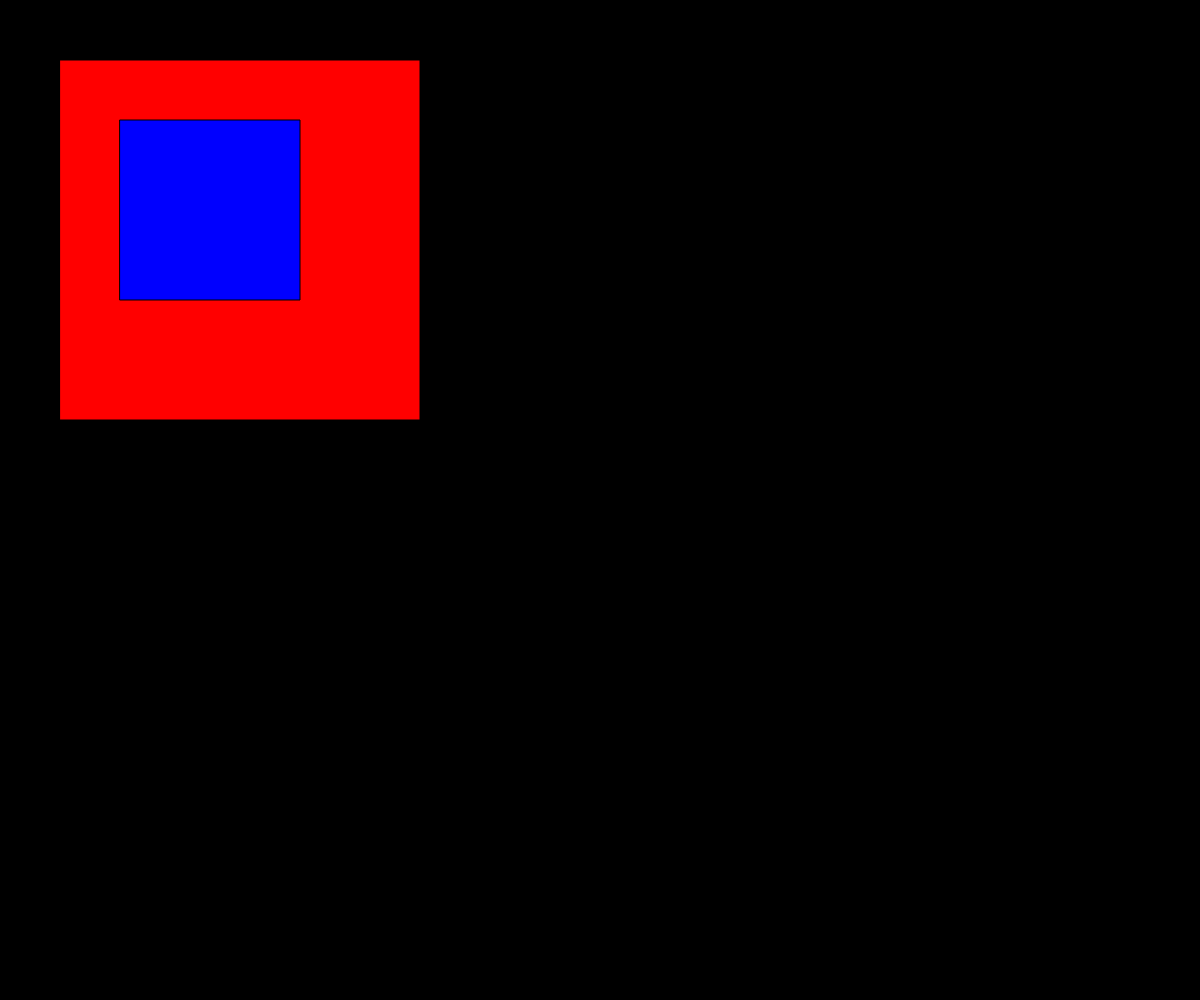
Frame 1 (no input)
Frame 60 (no input): identical to frame 1, image omitted
Frame 120 (the mouse pressed at the canvas centre since frame 60): identical to frame 1, image omitted

The p5.js sketch that drew this single still picture (run headless with seeded random() and noise() and a simulated clock; from frame 60 on, the mouse is pressed at the canvas centre):

// p5.js sketch
// ── sketch.js
function setup() {
  createCanvas(windowWidth, windowHeight);
}

function draw() {
  background(0);

  fill(255,0,0);
  // TODO: Translate the rectangle to be 60px right and down
  translate(60, 60);
  rect(0, 0, 360, 360); 
    
  fill(0,0,255);
  // TODO: Translate the rectangle to be 60px right and down
  translate(60, 60);
  rect(0, 0, 180, 180); 
}
